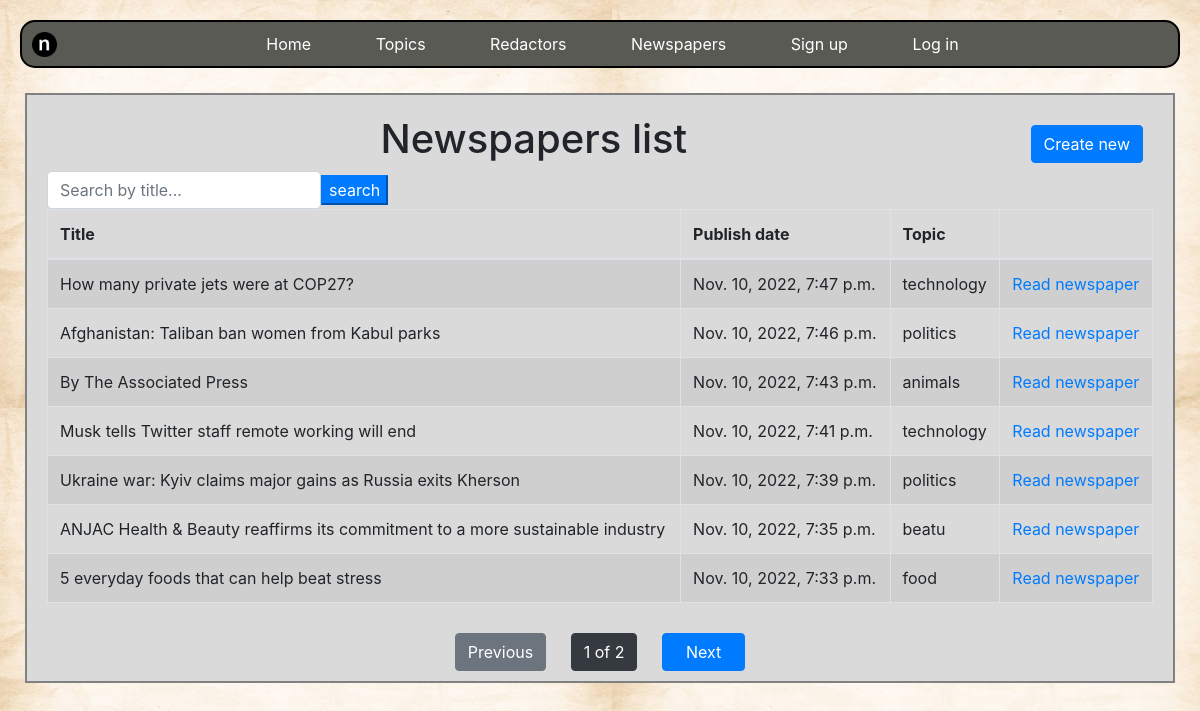
The app's page /newspapers/ with its own data.
### news/models.py (models this page shows, shortened)
class Newspaper(models.Model):
    title = models.CharField(max_length=255)
    content = models.TextField(blank=True, null=True)
    published_date = models.DateTimeField(auto_now_add=True)
    topic = models.ForeignKey(
        Topic, related_name="newspaper", on_delete=models.SET_NULL, null=True
    )
    publishers = models.ManyToManyField("Redactor", related_name="newspapers")
    class Meta:
        ordering = ["-published_date"]

class Topic(models.Model):
    name = models.CharField(max_length=255)
    def __str__(self):
        return self.name

### news/views.py (the view)
class NewspapersListView(generic.ListView):
    model = Newspaper
    queryset = Newspaper.objects.all()
    paginate_by = 7
    def get_context_data(self, *, object_list=None, **kwargs):
        context = super(NewspapersListView, self).get_context_data(**kwargs)
        title = self.request.GET.get("title", "")
        context["search_form"] = NewspaperSearchForm(initial={"title": title})
        return context
    def get_queryset(self):
        title = self.request.GET.get("title")
        if title:
            return self.queryset.filter(title__icontains=title)
        return self.queryset

### news/forms.py
class NewspaperSearchForm(forms.Form):
    title = forms.CharField(
        max_length=255,
        required=False,
        label="",
        widget=forms.TextInput(attrs={"placeholder": "Search by title..."}),
    )

### news/templatetags/query_transform.py (called while the page is built)
@register.simple_tag
def query_transform(request: HttpRequest, **kwargs):
    updated = request.GET.copy()
    for key, value in kwargs.items():
        if value is not None:
            updated[key] = value
        else:
            updated.pop(key, 0)
    return updated.urlencode()

### templates/news/newspaper_list.html
{% extends "base.html" %}
{% load crispy_forms_filters %}
{% block content %}
  <div class="content-details">
    <h1 style="text-align: center;">
      Newspapers list
      <a href="{% url 'news:newspaper-create' %}" class="float-right btn btn-primary">
        Create new
      </a>
    </h1>
    <form action="" method="get" class="form-inline">
      {{ search_form|crispy }}
      <input type="submit" value="search" class="btn-primary">
    </form>
    {% if newspaper_list %}
      <table class="table table-striped table-bordered table-hover">
        <thead>
          <tr>
            <th scope="col">Title</th>
            <th scope="col">Publish date</th>
            <th scope="col">Topic</th>
            <th scope="col"></th>
          </tr>
        </thead>
        <tbody>
      {% for newspaper in newspaper_list %}
        <tr>
          <td>{{ newspaper.title }}</td>
          <td>{{ newspaper.published_date }}</td>
          <td>{{ newspaper.topic }}</td>
          <td><a href="{% url 'news:newspaper-detail' pk=newspaper.id %}">Read newspaper</a></td>
        </tr>
      {% endfor %}
        </tbody>
      </table>
    {% else %}
      <p>Whe don't have newspapers</p>
    {% endif %}
  </div>
{% endblock %}

### static/styles.css (style rules this page uses)
body { margin-top: 20px; background-image: url("background.png"); }
.float-right { margin-right: 20px; }
.content-details { margin: 20px; }
.btn { margin: 10px; }

### records on screen
Newspaper: title "How many private jets were at COP27?", published_date "Nov. 10, 2022, 7:47 p.m.", topic "technology"
Newspaper: title "Afghanistan: Taliban ban women from Kabul parks", published_date "Nov. 10, 2022, 7:46 p.m.", topic "politics"
Newspaper: title "By The Associated Press", published_date "Nov. 10, 2022, 7:43 p.m.", topic "animals"
Newspaper: title "Musk tells Twitter staff remote working will end", published_date "Nov. 10, 2022, 7:41 p.m.", topic "technology"
Newspaper: title "Ukraine war: Kyiv claims major gains as Russia exits Kherson", published_date "Nov. 10, 2022, 7:39 p.m.", topic "politics"
Newspaper: title "ANJAC Health & Beauty reaffirms its commitment to a more sustainable industry", published_date "Nov. 10, 2022, 7:35 p.m.", topic "beatu"
Newspaper: title "5 everyday foods that can help beat stress", published_date "Nov. 10, 2022, 7:33 p.m.", topic "food"

### other values on screen
{{ page_obj.number }} "1"
{{ paginator.num_pages }} "2"
